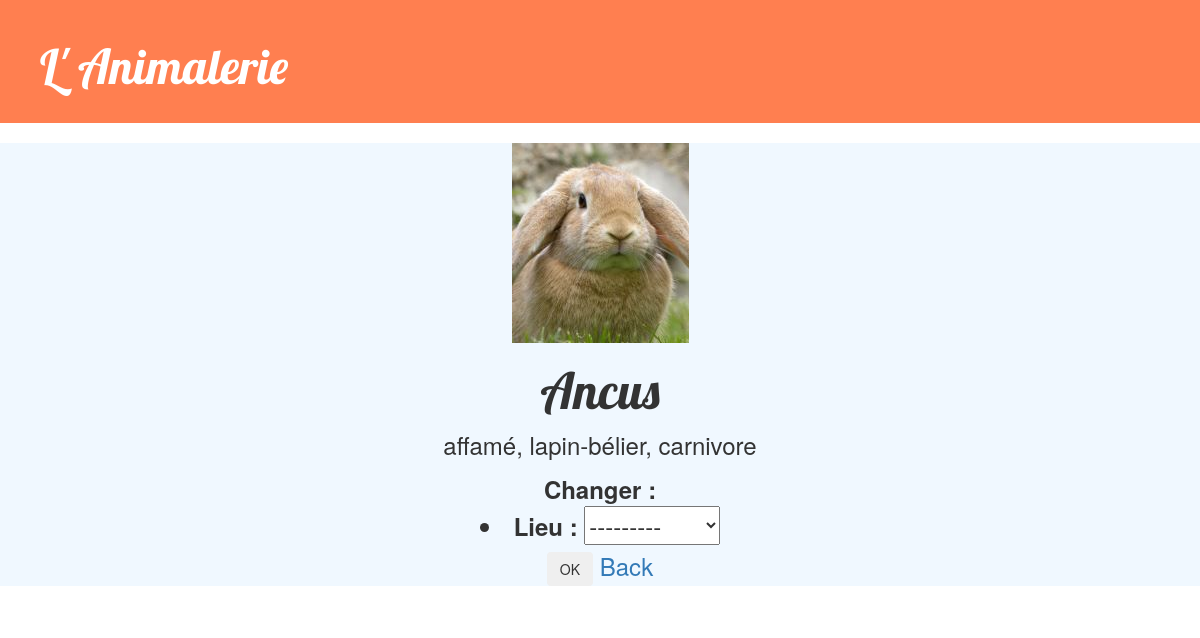
The page /animal/Ancus/ on the database its author committed.
### animalerie/models.py (models this page shows, shortened)
class Animal(models.Model):
    id_animal = models.CharField(max_length=20, primary_key=True)
    etat = models.CharField(max_length=20)
    type = models.CharField(max_length=20)
    race = models.CharField(max_length=20)
    photo = models.CharField(max_length=200)
    lieu = models.ForeignKey(Equipement, on_delete=models.CASCADE)
    date = models.DateTimeField(blank=True, null=True)

### animalerie/views.py (the view)
# urls.py: path("animal/<str:pk>/", views.animal_detail, name="animal_detail"),
def animal_detail(request, pk):
    animal = get_object_or_404(Animal, pk=pk)
    lieu = Animal.lieu
    message = ""
    if request.method == "POST":
        ancien_lieu = get_object_or_404(Equipement, id_equip=animal.lieu.id_equip)
        form = MoveForm(request.POST, instance=animal)
        if form.is_valid():
            form.save(commit=False)
            if animal.lieu.disponibilite == "libre":
                ancien_lieu.disponibilite = "libre"
                nouveau_lieu = get_object_or_404(
                    Equipement, id_equip=animal.lieu.id_equip
                )
                if not nouveau_lieu.id_equip == "Litière":
                    nouveau_lieu.disponibilite = "occupé"
                if ancien_lieu.id_equip == "Nid" and nouveau_lieu.id_equip == "Litière":
                    animal.etat = "affamé"
                elif (
                    ancien_lieu.id_equip == "Litière"
                    and nouveau_lieu.id_equip == "Mangeoire"
                ):
                    animal.etat = "repus"
                elif (
                    ancien_lieu.id_equip == "Mangeoire"
                    and nouveau_lieu.id_equip == "Roue"
                ):
                    animal.etat = "fatigué"
                elif ancien_lieu.id_equip == "Roue" and nouveau_lieu.id_equip == "Nid":
                    animal.etat = "endormi"
                else:
                    form.clean()
                    message = "Mouvement non autorisé"
                    print("Mouvement interdit")
                    return render(request,"animalerie/animal_detail.html",{"animal": animal, "lieu": lieu, "form": form, "message": message})
                ancien_lieu.save()
                nouveau_lieu.save()
                animal.save()
                return redirect("animal_detail", pk=pk)
            else:
                form.clean()
                message = "Equipement déjà occupé"
                print("Equipement occupe")
                return render(request,"animalerie/animal_detail.html",{"animal": animal, "lieu": lieu, "form": form, "message": message})
        else:
            form = MoveForm()
    else:
        form = MoveForm()
    return render(
        request,
        "animalerie/animal_detail.html",
        {"animal": animal, "lieu": lieu, "form": form, "message": message},
    )

### animalerie/forms.py
class MoveForm(forms.ModelForm):
    class Meta:
        model = Animal
        fields = ("lieu",)

### animalerie/models.py (called while the page is built)
    def __str__(self):
        return self.id_equip

### animalerie/templates/animalerie/animal_detail.html (shortened to what this page needs)
{% extends 'animalerie/base.html' %}
{% load static %}
{% block 1 %}
<link rel="stylesheet" href="{% static 'css/animal_detail.css' %}">
<div id="animaldesc">
    <img src={% static animal.photo %}>
    <h1 id="titredesc">{{ animal.id_animal }}</h1>
    <p>{{ animal.etat }}, {{ animal.race }}, {{ animal.type }}</p>
    <form method="POST" class="post-form">{% csrf_token %}
        <b> Changer : </b> {{ form.as_ul }}
        <button type="submit" class="btn btn-outline-light">OK</button>
        <a href="{% url 'accueil' %}">Back</a>
    </form>
</div>
{% endblock %}

### animalerie/static/css/animalerie.css (style rules this page uses)
h1, h2, h3, h4 { font-family: 'Lobster', cursive; }
#titredesc { font-size: 50px; }
#equipdesc, #animaldesc { margin-top: 20px; text-align: center; font-size: x-large; }

### animalerie/static/css/animal_detail.css (style rules this page uses)
#animaldesc { margin-top: 20px; text-align: center; font-size: x-large; background-color: aliceblue; }

### rows shown on the page
Animal: photo (picture), id_animal "Ancus", etat "affamé", race "lapin-bélier", type "carnivore"
